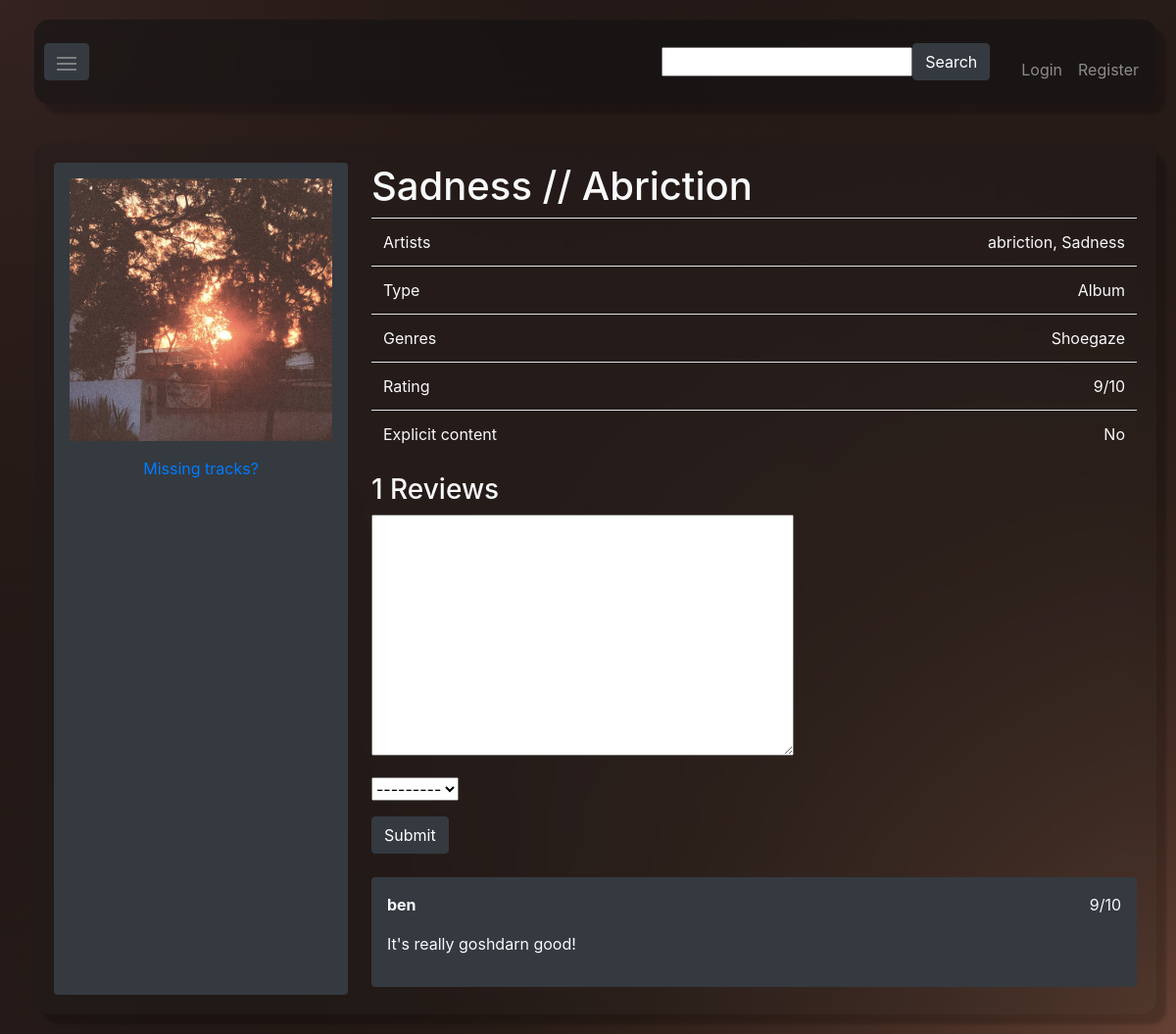
/release/21, run on the app's committed database.
### MusicReview/models.py (models this page shows, shortened)
class Release(models.Model):
    release_types = [("EP", "EP"), ("Album", "Album"), ("Mixtape", "Mixtape"), ("Single", "Single"), ("Compilation", "Compilation"), ("Soundtrack", "Soundtrack"), ("Live performance", "Live performance")]
    title = models.CharField(max_length = 100)
    cover_art = models.ImageField(upload_to="cover_art")
    release_type = models.CharField(max_length = 100, choices=release_types)
    genres = models.CharField(max_length = 1000)
    is_explicit = models.BooleanField()
    songs = models.ManyToManyField(Song)
    artists = models.ManyToManyField(Artist)
    reviews = models.ManyToManyField(Review, blank=True)
    last_reviewed = models.DateTimeField(blank=True, null=True) # For sorting by last reviewed in the browse page
    time_added = models.DateTimeField() # For sorting by recent in the browse page
    released = models.DateField(null=True)
    added_by = models.ForeignKey(User, on_delete=models.SET_NULL, null=True)
    accent_color1 = models.CharField(max_length = 10, blank=True) # Stored as a hex string. Ex. #FFFFFF
    accent_color2 = models.CharField(max_length = 10, blank=True)
    accent_color3 = models.CharField(max_length = 10, blank=True)
    accent_color4 = models.CharField(max_length = 10, blank=True)

class Review(models.Model):
    content = models.TextField(blank=True)
    score = models.IntegerField(choices=[(x, x) for x in range(1, 11)]) # 0 - 10 score
    user = models.ForeignKey(User, on_delete=models.CASCADE)
    time = models.DateTimeField()

### MusicReview/views.py (the view, shortened to what this page needs)
# urls.py: path('release/<int:pk>', views.release, name='release'),
def release(request, pk):
    release = Release.objects.get(pk=pk)
    ctx = get_ctx(request, release=release)
    ctx["release"] = release
    ctx["genres"] = ', '.join([s.strip("'") for s in release.genres.strip("[]").split(', ')])
    songs = release.songs.all()
    song_lengths = [(song.title, str(timedelta(seconds=song.length)).lstrip("0:")) for song in songs if song.length is not None]
    ctx["songLengths"] = song_lengths
    ctx["artists"] = ', '.join([artist.name for artist in release.artists.all()])
    reviews = release.reviews.all()
    ctx["reviews"] = reviews
    if reviews.count() > 0:
        ctx["averageRating"] = str(mean([review.score for review in reviews])) + '/10'
    else:
        ctx["averageRating"] = "Not reviewed yet"
    ctx["reviewForm"] = ReviewForm()
    return render(request, 'music/release.html', context = ctx)

### MusicReview/forms.py
class SearchForm(forms.Form):
    search = forms.CharField()

class ReviewForm(forms.ModelForm):
    class Meta:
        model = Review
        fields = ["content", "score"]
        widgets = {
            'score': forms.Select(),
        }

### MusicReview/views.py (called while the page is built)
def get_ctx(request, release=None):
    ctx = { "searchForm": SearchForm() }
    if release is not None:
        ctx["accentColors"] = [release.accent_color1, release.accent_color2, release.accent_color3, release.accent_color4]
    else:
        ctx["accentColors"] = default_colors()
    if request.user.is_authenticated:
        ctx["userName"] = request.user.username
    return ctx

### MusicReview/templates/music/release.html (shortened to what this page needs)
{% extends 'master.html' %} {% block title %} Release - MusicReview {%endblock%}
{% block content %}
<div class="d-flex">
  <div
    class="d-flex flex-column flex-shrink-0 p-3 bg-dark rounded"
    style="width: 300px"
  >
    <img src="{{ release.cover_art.url}}" />
    <a class="text-center" href="#">Missing tracks?</a>
  </div>
  <div class="flex-grow-1 ml-4">
    <h1>{{release.title}}</h1>
    <table class="table">
      <tr>
        <td>Artists</td>
        <td style="text-align: right">{{artists}}</td>
      </tr>
      <tr>
        <td>Type</td>
        <td style="text-align: right">{{release.release_type}}</td>
      </tr>
      <tr>
        <td>Genres</td>
        <td style="text-align: right">{{genres}}</td>
      </tr>
      <tr>
        <td>Rating</td>
        <td style="text-align: right">{{averageRating}}</td>
      </tr>
      <tr>
        <td>Explicit content</td>
        <td style="text-align: right">
          {% if release.is_explicit %} Yes {% else %} No {% endif %}
        </td>
      </tr>
    </table>
    <h3>{{reviews|length}} Reviews</h3>
    <form action="{% url 'release' pk=release.pk %}" method="post" class="form">
      {% csrf_token %} {% for field in reviewForm %}
      <div class="form-group">{{field}}</div>
      {% endfor %}
      <input class="btn btn-dark mb-4" type="submit" value="Submit" />
    </form>
    {% for review in reviews %}
    <div class="p-3 bg-dark rounded mb-2">
      <div style="display: flex; justify-content: space-between">
        <b>{{ review.user.username }}</b>
        <p style="margin-left: auto">{{ review.score }}/10</p>
      </div>
      <p>{{review.content}}</p>
    </div>
    {% endfor %}
  </div>
</div>
{% endblock %}

### MusicReview/templates/master.html (shortened to what this page needs)
<!DOCTYPE html>
{% load static %}
<html lang="en">
  <head>
    <link
      rel="stylesheet"
      href="https://cdn.jsdelivr.net/npm/bootstrap@4.1.3/dist/css/bootstrap.min.css"
    />
    <link
      href="https://cdn.jsdelivr.net/npm/select2@4.1.0-rc.0/dist/css/select2.min.css"
      rel="stylesheet"
    />
    <link rel="stylesheet" href="{% static 'style.css' %}" />
  </head>
  <body>
    <div class="page-wrapper">
      <div id="navbarAndContent">
        <nav class="navbar navbar-expand navbar-dark">
          <div class="container-fluid">
            <button type="button" id="sidebarCollapse" class="btn btn-dark">
              <svg viewBox="0 0 100 70" width="20" height="20">
                <rect fill="grey" width="100" height="10"></rect>
                <rect fill="grey" y="30" width="100" height="10"></rect>
                <rect fill="grey" y="60" width="100" height="10"></rect>
              </svg>
            </button>
            <ul class="nav navbar-nav">
              <form
                action="{% url 'search'%}"
                method="post"
                class="form-inline mr-4"
              >
                {% csrf_token %} {% for field in searchForm %} {{ field }}
                {%endfor %}
                <input class="btn btn-dark" type="submit" value="Search" />
              </form>
              <li class="nav-item mt-3">
                <a class="nav-link" href="{% url 'logon' %}">Login</a>
              </li>
              {% if userName is None %}
              <li class="nav-item mt-3">
                <a class="nav-link" href="{% url 'register' %}">Register</a>
              </li>
              {% endif %}
            </ul>
          </div>
        </nav>
        <div id="content" class="text-light">
           {% block content %} {% endblock %}
        </div>
      </div>
    </div>
  </body>
</html>

### static/style.css (style rules this page uses)
.navbar { padding: 15px 10px; border: none; border-radius: 15px; margin-bottom: 40px; background: rgba(15, 17, 19, 0.5); backdrop-filter: blur(10px); box-shadow: 10px 10px 3px rgba(0, 0, 0, 0.2); }
.page-wrapper { display: flex; width: 100%; align-items: stretch; }
#navbarAndContent { width: 100%; padding: 20px; min-height: 100vh; transition: all 0.3s; }
#content { padding: 20px; border-radius: 15px; background: rgba(28, 31, 34, 0.2); backdrop-filter: blur(10px); box-shadow: 10px 10px 3px rgba(0, 0, 0, 0.2); }

### data on the page
Release: cover_art (picture), title "Sadness // Abriction", release_type "Album"
Review: user.username "ben", score "9", content "It's really goshdarn good!"

### other printed values
{{ artists }} "abriction, Sadness"
{{ genres }} "Shoegaze"
{{ averageRating }} "9/10"
{{ reviews|length }} "1"
